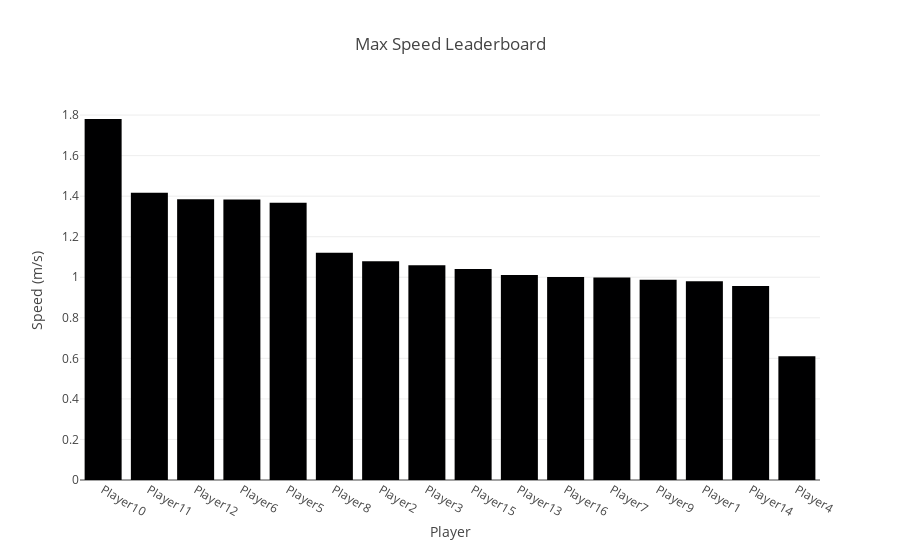

Notebook cell for this chart:
### Code cell
max_speed_leaderboard = {}

for player in players_list:
    
    max_speed_leaderboard[player] = max(Top_Speed_Leaderboard(player))




max_speed_leaderboard = dict(sorted(max_speed_leaderboard.items(), key=lambda item: item[1], reverse = True))
max_speed_plot = px.bar(x = list(max_speed_leaderboard.keys()), y = list(max_speed_leaderboard.values()), labels = {'x': 'Player', 'y': 'Speed (m/s)'}, title = 'Max Speed Leaderboard')

max_speed_plot.show()

### Figure 1 — Plotly figure (JSON) as saved in the notebook; plotly's stock layout.template omitted (floating-point values rounded to 4 significant figures)
{"data": [{"alignmentgroup": "True", "hovertemplate": "Player=%{x}<br>Speed (m/s)=%{y}<extra></extra>", "legendgroup": "", "marker": {"color": "#000001", "pattern": {"shape": ""}}, "name": "", "offsetgroup": "", "orientation": "v", "showlegend": false, "textposition": "auto", "type": "bar", "x": ["Player10", "Player11", "Player12", "Player6", "Player5", "Player8", "Player2", "Player3", "Player15", "Player13", "Player16", "Player7", "Player9", "Player1", "Player14", "Player4"], "xaxis": "x", "y": [1.781, 1.417, 1.385, 1.383, 1.368, 1.121, 1.079, 1.06, 1.04, 1.011, 1.001, 0.9993, 0.9882, 0.9803, 0.9569, 0.6105], "yaxis": "y"}], "layout": {"barmode": "relative", "legend": {"tracegroupgap": 0}, "title": {"text": "Max Speed Leaderboard"}, "xaxis": {"anchor": "y", "domain": [0, 1], "title": {"text": "Player"}}, "yaxis": {"anchor": "x", "domain": [0, 1], "title": {"text": "Speed (m/s)"}}}}
